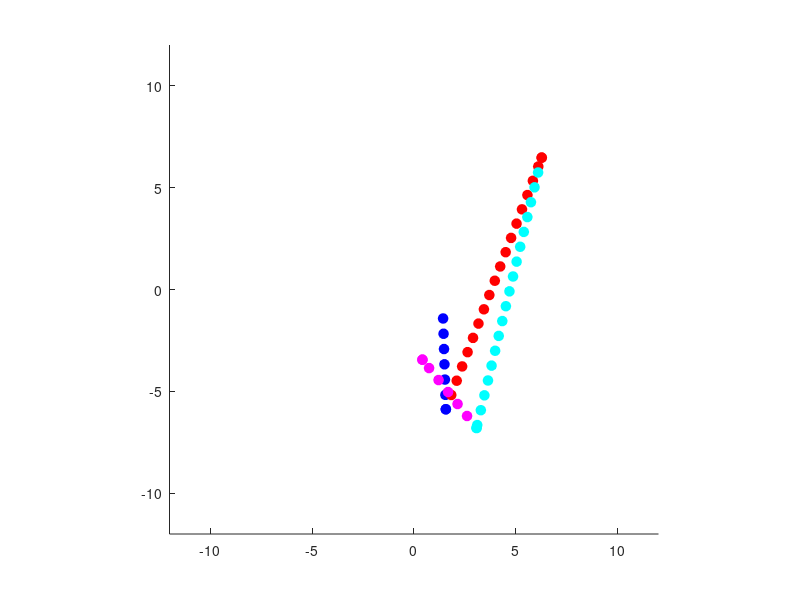

Here is the MATLAB script that generated this plot: (Note: this script raises an error after producing the figure.)
clc
clear all
close all

%%
numPoints = 5;
stepSize = 0.75;
seed_RNG = rng(10,'twister');
listX = random('unif', -10, 10, 2, numPoints );
c = ['b', 'r', 'c', 'm' , 'y'];
a = 50; %markersize
noiseLevel = [10, 25, 50, 75, 100];% as percent of noise

%% Without Noise
xcurr = listX(:,1);
xTraj_clean  = xcurr;
scatter(xcurr(1), xcurr(2),a, 'filled', 'MarkerEdgeColor', c(1), 'MarkerFaceColor', c(1))
hold on
axis([-12 12 -12 12])
axis equal

for i = 1: numPoints-1        
    x2 = listX(:,i+1);        
    diff = x2 - xcurr;
    while (norm(diff)>0)
        diff = x2 - xcurr;        
        if norm(diff)>stepSize    
            xcurr = xcurr +  stepSize*diff./norm(diff);                            
        else%last step
            xcurr = xcurr+  diff;                  
        end 
        scatter(xcurr(1), xcurr(2),a, 'filled', 'MarkerEdgeColor', c(i), 'MarkerFaceColor', c(i))
        xTraj_clean = [xTraj_clean; xcurr];
    end    
end

hold off
fileName = ['baseline' filesep 'simpleExpt' '_noiseLevel000'];
save([fileName '.mat'], ...
         'listX', 'xTraj_clean')     
 saveas(gcf, fileName, 'jpeg');


%% With Noise
for n = 1: length(noiseLevel)
    
    xcurr = listX(:,1);
    xTraj_noise = xcurr;
    figure()
    scatter(xcurr(1), xcurr(2),a, 'filled', 'MarkerEdgeColor', c(1), 'MarkerFaceColor', c(1))
    hold on
    axis([-12 12 -12 12])
    axis equal

    for i = 1: numPoints-1        
        x2 = listX(:,i+1);        
        diff = x2 - xcurr;
        while (norm(diff)>0)
            diff = x2 - xcurr;        
            if norm(diff)>stepSize    
                xcurr = xcurr +  stepSize*diff./norm(diff) + ...
                    0.01*noiseLevel(n)*random('unif', -stepSize, stepSize, 2, 1);                            
            else%last step
                xcurr = xcurr+  diff;                  
            end 
            scatter(xcurr(1), xcurr(2),a, 'filled', 'MarkerEdgeColor', c(i), 'MarkerFaceColor', c(i))
            xTraj_noise = [xTraj_noise; xcurr];
        end    
    end

    hold off
    fileName = ['baseline' filesep 'simpleExpt' '_noiseLevel' num2str(noiseLevel(n),'%03d')];
    save([fileName '.mat'], ...
         'listX', 'xTraj_noise')     
     saveas(gcf, fileName, 'jpeg');
end